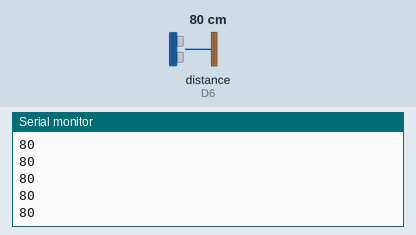
Simulated run of this sketch. Board: ESP8266 (NodeMCU). On the bench: the last lines printed to the serial monitor. Wiring (inferred from the names in the program): ultrasonic range finder: trigger D5; echo D6. Inputs (shaded band) come from the test bench; at power-on: distance to the obstacle (sensor on D6) 80 cm. The echo pulse lasts 58.3 µs per cm; WiFi joins after 1.5 s; servers stay silent unless stated.

Above: at 3.0 s.
3.1 s: distance to the obstacle (sensor on D6) set to 2 cm
At 3.6 s:
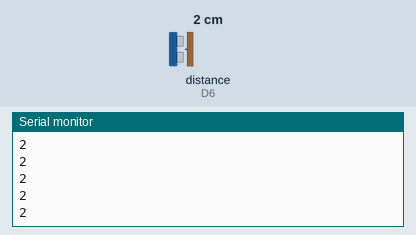
4.6 s: distance to the obstacle (sensor on D6) set to 4 cm
At 5.6 s:
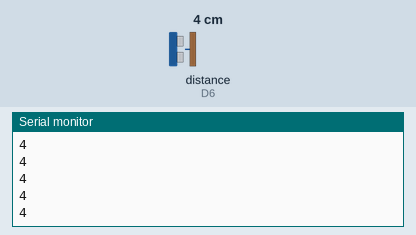
Timing chart, 0 to 7.6 s (numbered marks = the images above; inputs shaded):
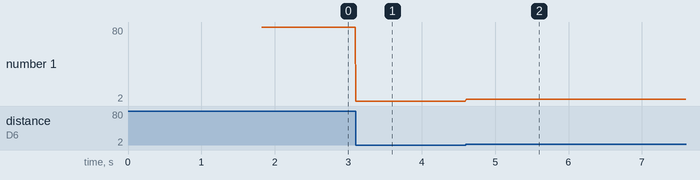

The sketch:

sketch_jul10a.ino
```cpp
#define BLYNK_TEMPLATE_ID           "TMPL6aVsmTOmx"
#define BLYNK_TEMPLATE_NAME         "kapasitas"
#define BLYNK_AUTH_TOKEN            "_anyFRdZXrirvgHj9Bf-RFpMsWy_TjWK"

/* Comment this out to disable prints and save space */
#define BLYNK_PRINT Serial


#include <ESP8266WiFi.h>
#include <BlynkSimpleEsp8266.h>
#define trig D5   // Trig pin
#define echo D6
char auth[] = BLYNK_AUTH_TOKEN;

// Your WiFi credentials.
// Set password to "" for open networks.
char ssid[] = "HARMOKO 2";
char pass[] = "IYA BENTAR";
int depth =20;

BlynkTimer timer;

void kapasitas()
{
  digitalWrite(trig, LOW);
  delayMicroseconds(2);
  digitalWrite(trig, HIGH);
  delayMicroseconds(10);
  digitalWrite(trig, LOW);
  long t = pulseIn(echo, HIGH);
  long cm = t / 29 / 2;
  Serial.println(cm);
  long kapasitas= depth-cm;
  if (kapasitas<0)
  kapasitas=0;
  kapasitas = map(kapasitas,0,depth-3,0,100);
  Blynk.virtualWrite(V0, kapasitas);
}


void setup()
{
  pinMode(trig, OUTPUT);
  pinMode(echo, INPUT);
  Serial.begin(115200);
  Blynk.begin(auth, ssid, pass);
  timer.setInterval(10L, kapasitas);

}

void loop()
{

  Blynk.run();
  timer.run();
  }
```

Measured:
- after the input at 3.1 s, the serial monitor: prints a new line at once (image 1)
- after the input at 4.6 s, the serial monitor: prints a new line at once (image 2)
- plotted number 1: 80 → 2 after the input at 3.1 s, 2 → 4 after the input at 4.6 s
